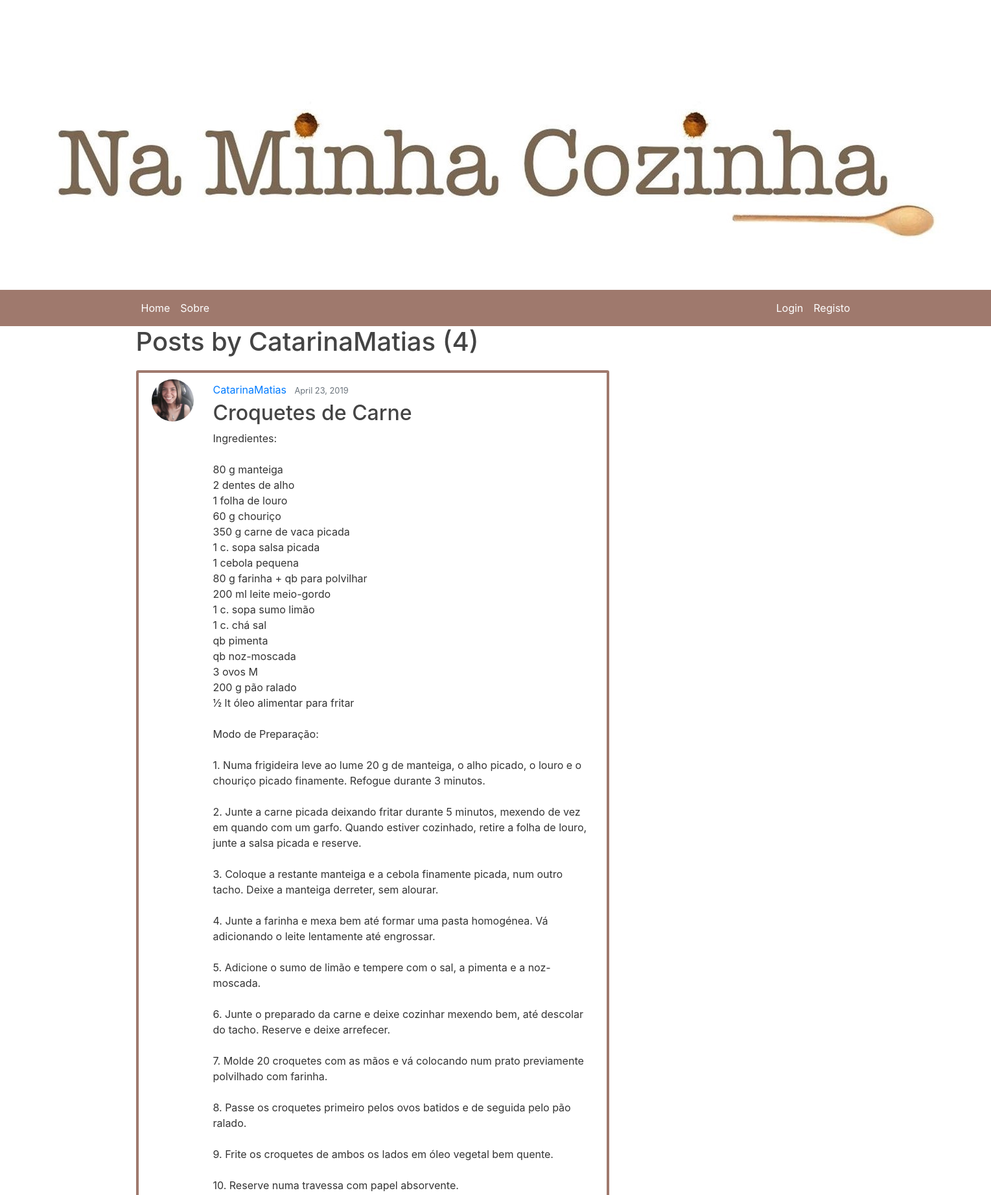
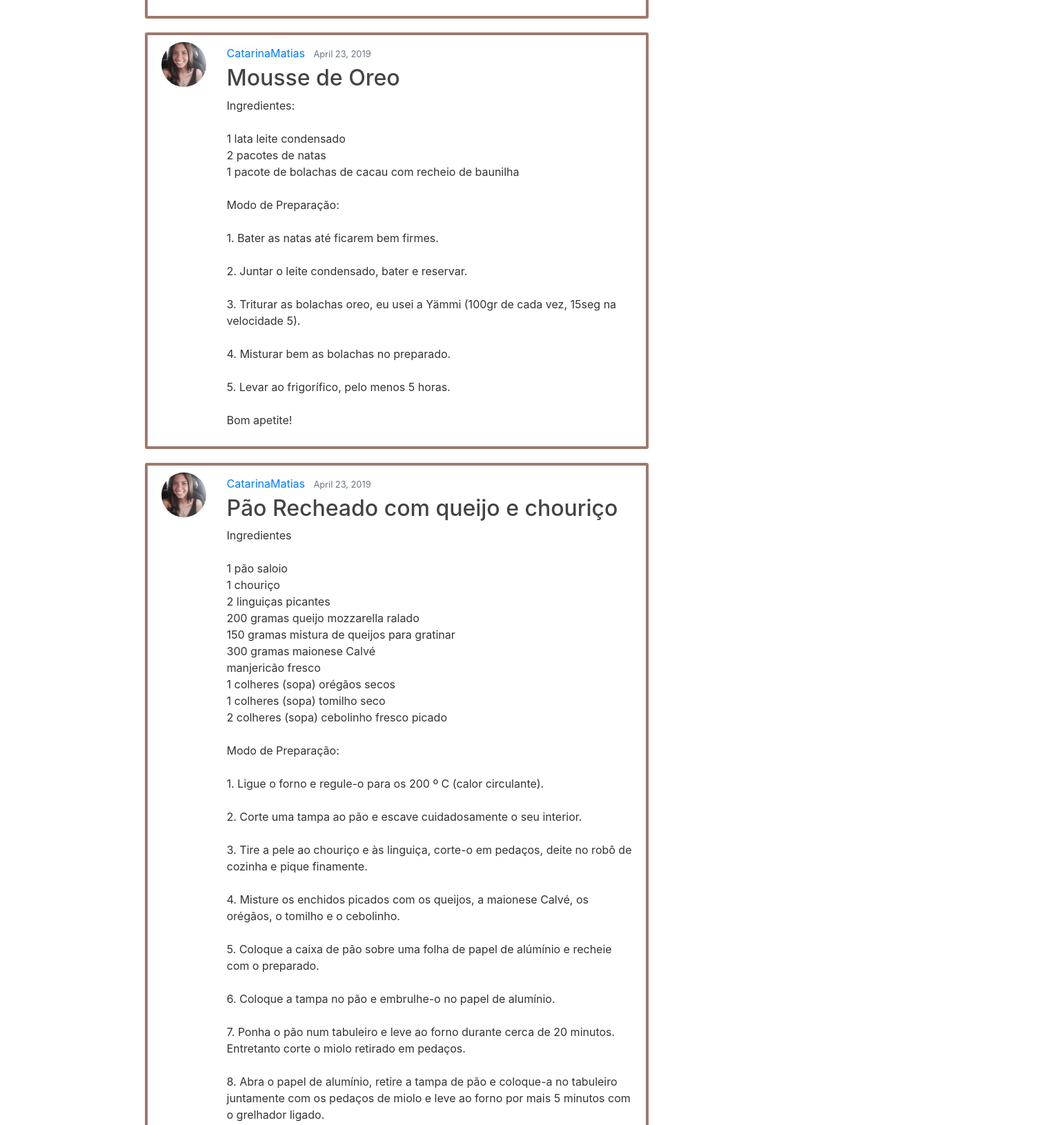
Page /user/CatarinaMatias (upper part) on the committed database (2 pictures, top to bottom).
### blog/models.py (models this page shows, shortened)
class Post(models.Model):
    title = models.CharField(max_length=100)
    content = models.TextField()
    date_posted = models.DateTimeField(default=timezone.now)
    author = models.ForeignKey(User, on_delete=models.CASCADE)
    image = models.ImageField(default='default.jpg', upload_to='media')

### users/models.py (models this page shows, shortened)
class Profile(models.Model):
	user = models.OneToOneField(User, on_delete=models.CASCADE)
	image = models.ImageField(default='default.jpg', upload_to='profile_pics')

### blog/views.py (the view)
# urls.py: path('user/<username>', UserPostListView.as_view(), name='user-posts'),
class UserPostListView(ListView):
	model = Post
	template_name = 'blog/user_posts.html'
	context_object_name = 'posts'
	paginate_by = 4
	def get_queryset(self):
		user = get_object_or_404(User, username=self.kwargs.get('username'))
		return Post.objects.filter(author=user).order_by('-date_posted')

### blog/templates/blog/user_posts.html (shortened to what this page needs)
{% extends "blog/base.html" %}
{% block content %}
    <h1 class="mb-3">Posts by {{ view.kwargs.username }} ({{ page_obj.paginator.count }})</h1>
    {% for post in posts %}
        <article class="media content-section">
          <img class="rounded-circle article-img" src="{{ post.author.profile.image.url }}">
          <div class="media-body">
            <div class="article-metadata">
              <a class="mr-2" href="{% url 'user-posts' post.author.username %}">{{ post.author }}</a>
              <small class="text-muted">{{ post.date_posted|date:"F d, Y" }}</small>
            </div>
            <h2><a class="article-title" href="{% url 'post-detail' post.id %}">{{ post.title }}</a></h2>
            <p class="article-content">{{ post.content }}</p>
          </div>
        </article>
    {% endfor %}
{% endblock content %}

### static/styles.css (style rules this page uses)
body { background: white; color: #333333; margin-top: 0rem; }
h1, h2, h3, h4, h5, h6 { color: #444444; }
.content-section { background: white; padding: 10px 20px; border: 4px solid #9f796d; border-radius: 3px; margin-bottom: 20px; margin-top: 20px; }
.article-title { color: #444444; }
.article-content { white-space: pre-line; margin-top: 5px; }
.article-img { height: 65px; width: 65px; margin-right: 30px; }
.article-metadata { padding-bottom: 1px; margin-bottom: 4px; margin-top: 4px; border-bottom: 1px solid #e3e3e3 margin-top: 10px; }

### rows in the picture
Post: author.profile.image (picture), author "CatarinaMatias", date_posted "April 23, 2019", title "Croquetes de Carne", content "Ingredientes: 80 g manteiga 2 dentes de alho 1 folha de louro 60 g chouriço 350 g carne de vaca picada 1 c. sopa salsa picada 1 cebola pequena 80 g farinha + qb para polvilhar 200 ml leite meio-gordo 1 c. sopa sumo limão 1 c. chá sal qb pimenta qb noz-moscada 3 ovos M 200 g pão ralado ½ lt óleo alimentar para fritar Modo de Preparação: 1. Numa frigideira leve ao lume 20 g de manteiga, o alho picado, o louro e o chouriço picado finamente. Refogue durante 3 minutos. 2. Junte a carne picada deixando fritar durante 5 minutos, mexendo de vez em quando com um garfo. Quando estiver cozinhado, retire a folha de louro, junte a salsa picada e reserve. 3. Coloque a restante manteiga e a cebola…"
Post: author.profile.image (picture), author "CatarinaMatias", date_posted "April 23, 2019", title "Mousse de Oreo", content "Ingredientes: 1 lata leite condensado 2 pacotes de natas 1 pacote de bolachas de cacau com recheio de baunilha Modo de Preparação: 1. Bater as natas até ficarem bem firmes. 2. Juntar o leite condensado, bater e reservar. 3. Triturar as bolachas oreo, eu usei a Yämmi (100gr de cada vez, 15seg na velocidade 5). 4. Misturar bem as bolachas no preparado. 5. Levar ao frigorífico, pelo menos 5 horas. Bom apetite!"
Post: author.profile.image (picture), author "CatarinaMatias", date_posted "April 23, 2019", title "Pão Recheado com queijo e chouriço", content "Ingredientes 1 pão saloio 1 chouriço 2 linguiças picantes 200 gramas queijo mozzarella ralado 150 gramas mistura de queijos para gratinar 300 gramas maionese Calvé manjericão fresco 1 colheres (sopa) orégãos secos 1 colheres (sopa) tomilho seco 2 colheres (sopa) cebolinho fresco picado Modo de Preparação: 1. Ligue o forno e regule-o para os 200 º C (calor circulante). 2. Corte uma tampa ao pão e escave cuidadosamente o seu interior. 3. Tire a pele ao chouriço e às linguiça, corte-o em pedaços, deite no robô de cozinha e pique finamente. 4. Misture os enchidos picados com os queijos, a maionese Calvé, os orégãos, o tomilho e o cebolinho. 5. Coloque a caixa de pão sobre uma folha de papel de…"

### other values in the picture
{{ view.kwargs.username }} "CatarinaMatias"
{{ page_obj.paginator.count }} "4"
